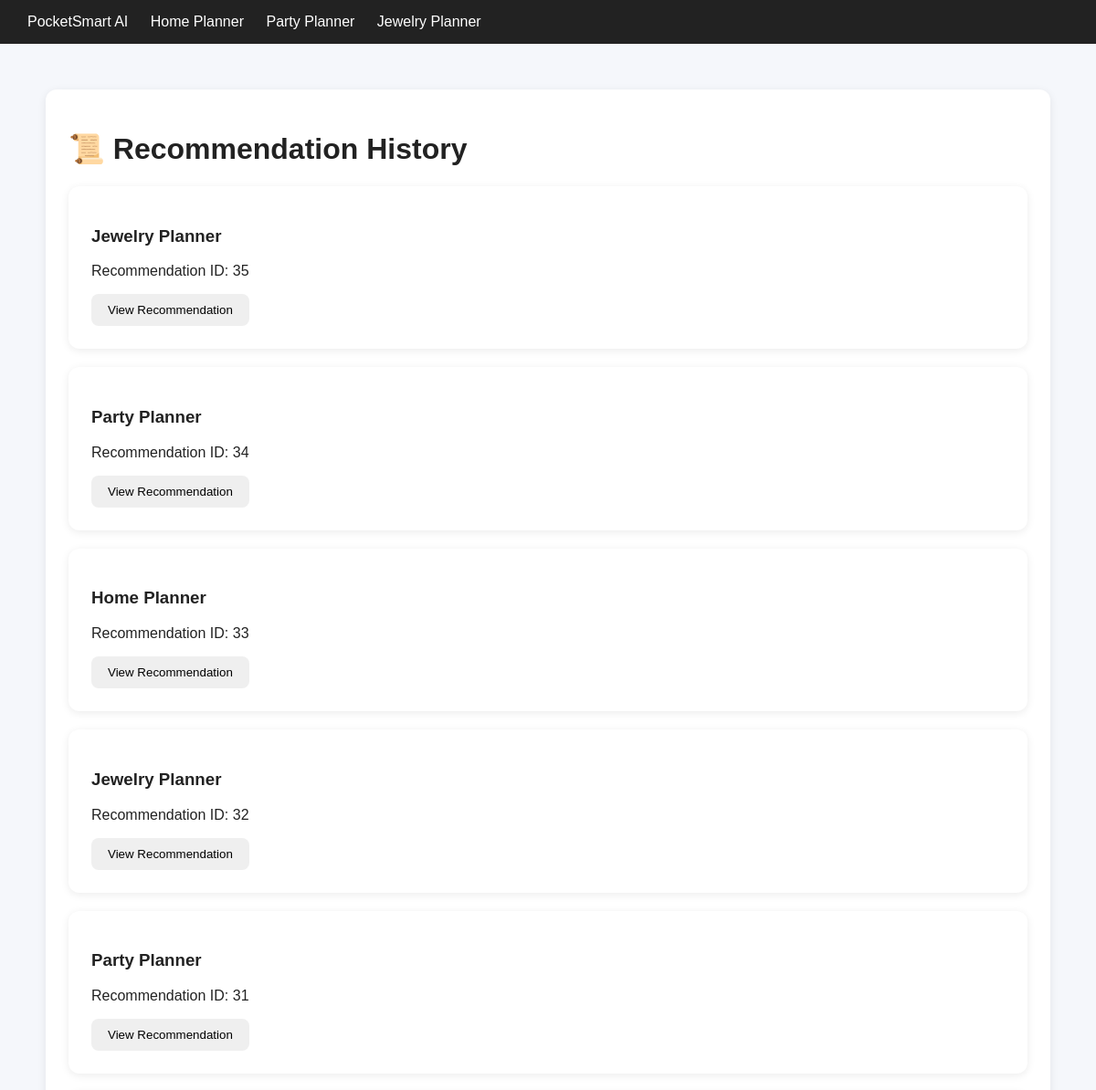
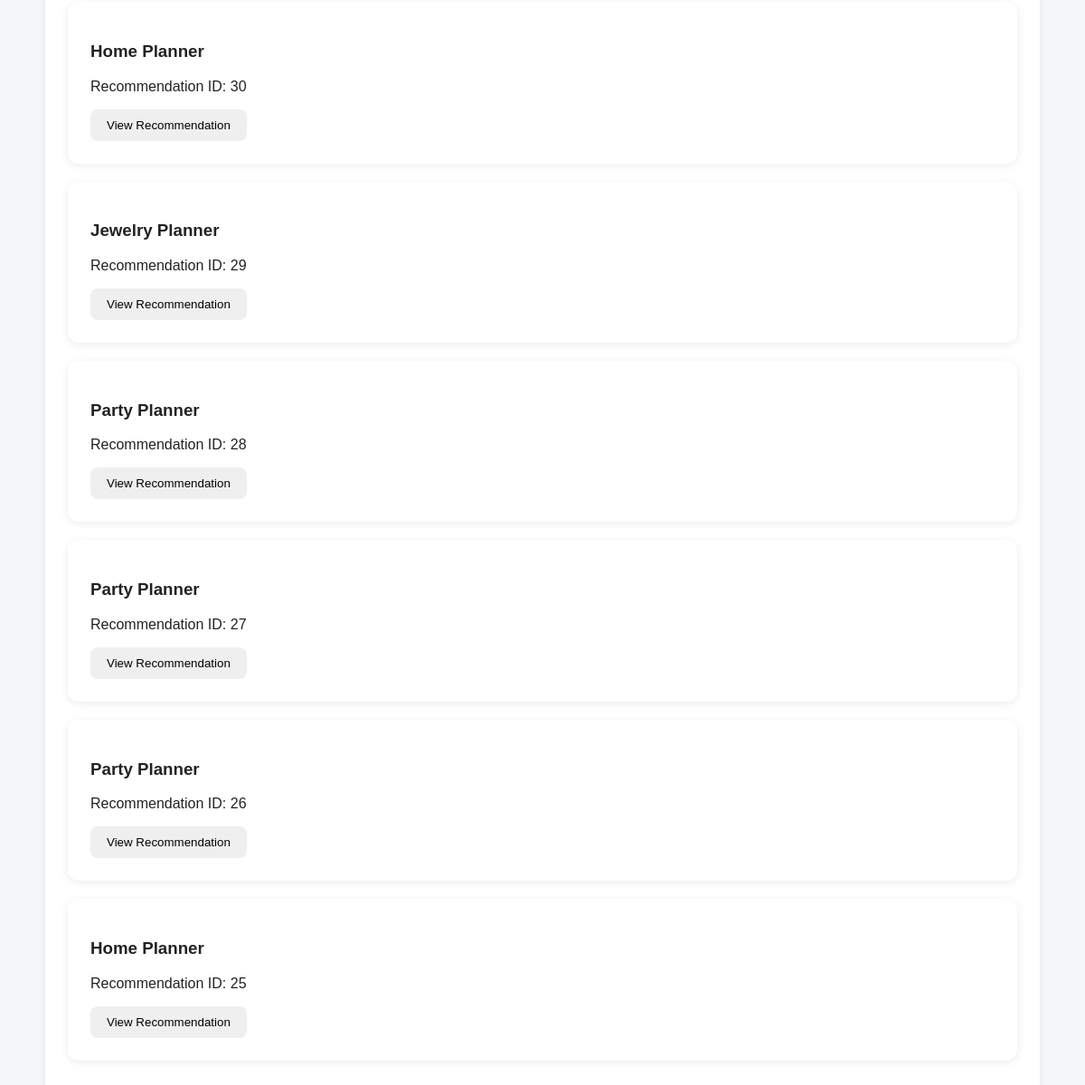
Screenshot of /history (signed in) with the database file from the repository (2 pictures, top to bottom).
### tables this page shows
CREATE TABLE recommendations (
                id INTEGER PRIMARY KEY AUTOINCREMENT,
                user_id INTEGER NOT NULL,
                planner TEXT NOT NULL,
                input_json TEXT NOT NULL,
                result_json TEXT NOT NULL,
                created_at TIMESTAMP DEFAULT CURRENT_TIMESTAMP,
                FOREIGN KEY(user_id) REFERENCES users(id)
            );

### app/routes/pages.py (the view)
@router.get("/history")
def history_page(request: Request):
    user = current_user(request)
    records = history(user["id"])
    return render(
        request,
        "history.html",
        user=user,
        records=records
    )

### app/templates/history.html (shortened to what this page needs)
{% extends "base.html" %}
{% block content %}
<div class="card">
    <h1>📜 Recommendation History</h1>
    {% if records %}
        {% for record in records %}
            <div class="card">
                <h3>{{ record.type | title }} Planner</h3>
                <p>
                    Recommendation ID: {{ record.id }}
                </p>
                <a href="/recommendation/{{ record.id }}">
                    <button type="button">
                        View Recommendation
                    </button>
                </a>
            </div>
        {% endfor %}
    {% endif %}
</div>
{% endblock %}

### app/templates/base.html (shortened to what this page needs)
<!DOCTYPE html>
<html lang="en">
<head>
</head>
<body>
    <nav>
        <a href="/">PocketSmart AI</a>
        <a href="/home-planner">Home Planner</a>
        <a href="/party-planner">Party Planner</a>
        <a href="/jewelry-planner">Jewelry Planner</a>
    </nav>
    <div class="container">
        {% block content %}
        {% endblock %}
    </div>
</body>
</html>

### app/templates/base.html (style rules this page uses)
body { margin: 0; font-family: Arial, sans-serif; background: #f5f7fb; color: #222; }
nav { background: #222; padding: 15px 30px; }
nav a { color: white; text-decoration: none; margin-right: 20px; }
.container { max-width: 1100px; margin: 30px auto; padding: 20px; }
.card { background: white; padding: 25px; border-radius: 12px; margin-bottom: 20px; box-shadow: 0 2px 10px rgba(0, 0, 0, 0.08); }
button { padding: 10px 18px; border: none; border-radius: 8px; cursor: pointer; }

### rows the page displays
recommendations: type "Jewelry", id "35"
recommendations: type "Party", id "34"
recommendations: type "Home", id "33"
recommendations: type "Jewelry", id "32"
recommendations: type "Party", id "31"
recommendations: type "Home", id "30"
recommendations: type "Jewelry", id "29"
recommendations: type "Party", id "28"
recommendations: type "Party", id "27"
recommendations: type "Party", id "26"
recommendations: type "Home", id "25"
